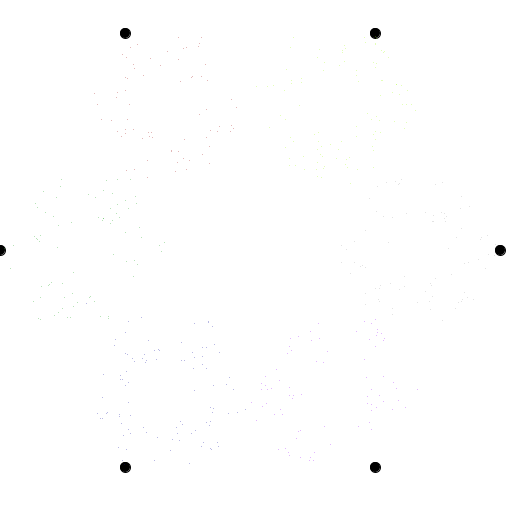
Frame 1 (no input)
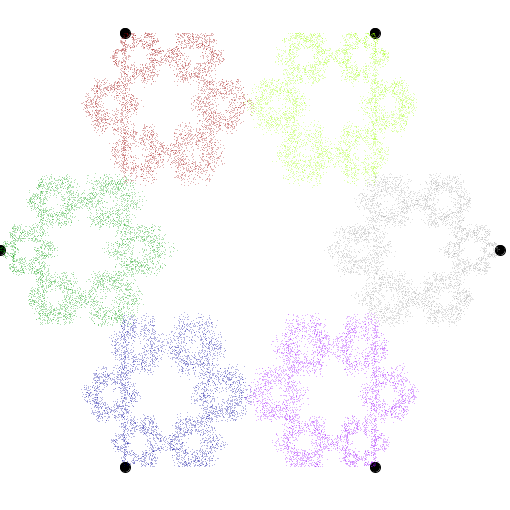
Frame 60 (the mouse pressed at the canvas centre just before this capture)
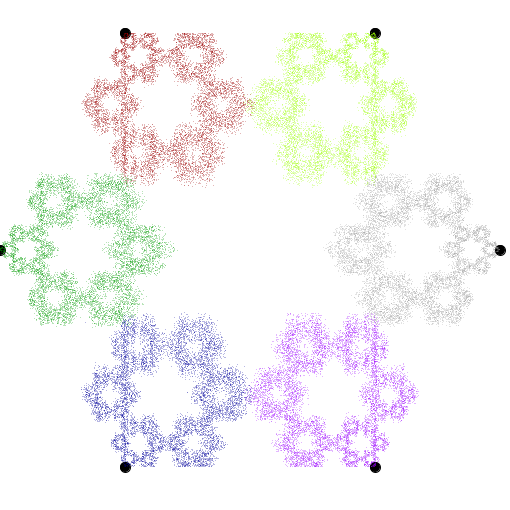
Frame 120 (the mouse held since frame 60 and released just before this capture)

The Processing sketch that drew these frames (run headless with seeded random() and noise(); from frame 60 on, the mouse is pressed at the canvas centre):

// Processing sketch: processing_134166
// ── processing_134166.pde

class ppoint
{
  int xpos, ypos;
  
  ppoint(int x, int y)
  {
    xpos = x;
    ypos = y;
  }
}

int rx;
int ry;
int count;
int previouppoint;
float multi;
ppoint pp0;
ppoint pp1;
ppoint pp2;
ppoint pp3;
ppoint pp4;
ppoint pp5;

void setup() 
{
  size(510, 510);
  frameRate(30);
  multi = 0.5;

  noStroke();
  randomsetup();
  
}
void randomsetup()
{
  background(255);
  stroke(0);
  fill(0);
  rx = 5;
  ry = 5;
  previouppoint = 0;
  count = 0;
  //Got the coordinates from this website: http://www.mathopenref.com/coordpolycalc.html
  pp0 = new ppoint(375,33);
  pp1 = new ppoint(125,33);
  pp2 = new ppoint(0,250);
  pp3 = new ppoint(125,467);
  pp4 = new ppoint(375,467);
  pp5 = new ppoint(500,250);
  
  ellipse(pp0.xpos,pp0.ypos,10,10);
  ellipse(pp1.xpos,pp1.ypos,10,10);
  ellipse(pp2.xpos,pp2.ypos,10,10);
  ellipse(pp3.xpos,pp3.ypos,10,10);
  ellipse(pp4.xpos,pp4.ypos,10,10);
  ellipse(pp5.xpos,pp5.ypos,10,10);
}


void draw() 
{  
  //the count and while loop speed up the drawing. After 50 points are created, then they are drawn.
  int count = 0;
  
  while (count < 500)
  {
    int rpoint = int(random(6));
    if (rpoint == 0)// && previouppoint != 2)
    {
      // pentagon point 0
      rx = waverage(rx,pp0.xpos,multi);
      ry = waverage(ry,pp0.ypos,multi);
      stroke(155,255,0,100);
      fill(155,255,0,100);
      previouppoint = 0;
    }
    else if (rpoint == 1)// && previouppoint != 2)
    {
      // pentagon point 1
      rx = waverage(rx,pp1.xpos,multi);
      ry = waverage(ry,pp1.ypos,multi);
      stroke(155,0,0,100);
      fill(155,0,0,100);
      previouppoint = 0;
    }
    else if (rpoint == 2)// && previouppoint != 3)
    {
      // pentagon point 2
      rx = waverage(rx,pp2.xpos,multi);
      ry = waverage(ry,pp2.ypos,multi);
      stroke(0,155,0,100);
      fill(0,155,0,100);
      previouppoint = 1;
    }
    else if (rpoint == 3)// && previouppoint != 4)
    {
      // pentagon point 3
      rx = waverage(rx,pp3.xpos,multi);
      ry = waverage(ry,pp3.ypos,multi);
      stroke(0,0,155,100);
      fill(0,0,155,100);
      previouppoint = 2;
    }
    else if (rpoint == 4)// && previouppoint != 0)
    {
      // pentagon point 4
      rx = waverage(rx,pp4.xpos,multi);
      ry = waverage(ry,pp4.ypos,multi);
      stroke(155,0,255,100);
      fill(155,0,255,100);
      previouppoint = 3;
    }
    else if (rpoint == 5)// && previouppoint != 1)
    {
      // pentagon point 5
      rx = waverage(rx,pp5.xpos,multi);
      ry = waverage(ry,pp5.ypos,multi);
      stroke(155,100);
      fill(155,100);
      previouppoint = 4;
    }
    point(rx,ry);
    count++;
  }
  
}

int waverage(float a, float b, float multiplier)
{
  multiplier = multiplier + ((random(6)-3)/55.0);
  return int((a*multiplier + b)/(multiplier + 1));
}

void mousePressed()
{
  if (mouseButton == LEFT)
  {
    multi -= 0.1;
  }
  else if (mouseButton == RIGHT)
  {
    multi += 0.1;
  }  
  println(multi);
  randomsetup();
}

void keyPressed()
{
  randomsetup();
}
  
